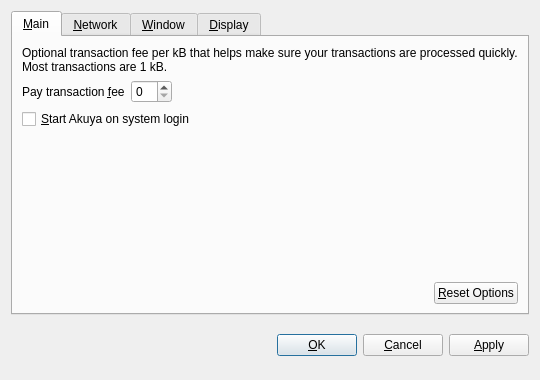
<?xml version="1.0" encoding="UTF-8"?>
<ui version="4.0">
 <class>OptionsDialog</class>
 <widget class="QDialog" name="OptionsDialog">
  <property name="geometry">
   <rect>
    <x>0</x>
    <y>0</y>
    <width>540</width>
    <height>380</height>
   </rect>
  </property>
  <property name="windowTitle">
   <string>Options</string>
  </property>
  <property name="modal">
   <bool>true</bool>
  </property>
  <layout class="QVBoxLayout" name="verticalLayout">
   <item>
    <widget class="QTabWidget" name="tabWidget">
     <property name="tabPosition">
      <enum>QTabWidget::North</enum>
     </property>
     <property name="currentIndex">
      <number>0</number>
     </property>
     <widget class="QWidget" name="tabMain">
      <attribute name="title">
       <string>&amp;Main</string>
      </attribute>
      <layout class="QVBoxLayout" name="verticalLayout_Main">
       <item>
        <widget class="QLabel" name="transactionFeeInfoLabel">
         <property name="text">
          <string>Optional transaction fee per kB that helps make sure your transactions are processed quickly. Most transactions are 1 kB.</string>
         </property>
         <property name="textFormat">
          <enum>Qt::PlainText</enum>
         </property>
         <property name="wordWrap">
          <bool>true</bool>
         </property>
        </widget>
       </item>
       <item>
        <layout class="QHBoxLayout" name="horizontalLayout_1_Main">
         <item>
          <widget class="QLabel" name="transactionFeeLabel">
           <property name="text">
            <string>Pay transaction &amp;fee</string>
           </property>
           <property name="textFormat">
            <enum>Qt::PlainText</enum>
           </property>
           <property name="buddy">
            <cstring>transactionFee</cstring>
           </property>
          </widget>
         </item>
         <item>
          <widget class="BitcoinAmountField" name="transactionFee"/>
         </item>
         <item>
          <spacer name="horizontalSpacer_1_Main">
           <property name="orientation">
            <enum>Qt::Horizontal</enum>
           </property>
           <property name="sizeHint" stdset="0">
            <size>
             <width>40</width>
             <height>20</height>
            </size>
           </property>
          </spacer>
         </item>
        </layout>
       </item>
       <item>
        <widget class="QCheckBox" name="bitcoinAtStartup">
         <property name="toolTip">
          <string>Automatically start Akuya after logging in to the system.</string>
         </property>
         <property name="text">
          <string>&amp;Start Akuya on system login</string>
         </property>
        </widget>
       </item>
       <item>
        <spacer name="verticalSpacer_Main">
         <property name="orientation">
          <enum>Qt::Vertical</enum>
         </property>
         <property name="sizeHint" stdset="0">
          <size>
           <width>20</width>
           <height>40</height>
          </size>
         </property>
        </spacer>
       </item>
       <item>
        <layout class="QHBoxLayout" name="horizontalLayout_2_Main">
         <item>
          <spacer name="horizontalSpacer_2_Main">
           <property name="orientation">
            <enum>Qt::Horizontal</enum>
           </property>
           <property name="sizeHint" stdset="0">
            <size>
             <width>40</width>
             <height>20</height>
            </size>
           </property>
          </spacer>
         </item>
         <item>
          <widget class="QPushButton" name="resetButton">
           <property name="toolTip">
            <string>Reset all client options to default.</string>
           </property>
           <property name="text">
            <string>&amp;Reset Options</string>
           </property>
           <property name="autoDefault">
            <bool>false</bool>
           </property>
          </widget>
         </item>
        </layout>
       </item>
      </layout>
     </widget>
     <widget class="QWidget" name="tabNetwork">
      <attribute name="title">
       <string>&amp;Network</string>
      </attribute>
      <layout class="QVBoxLayout" name="verticalLayout_Network">
       <item>
        <widget class="QCheckBox" name="mapPortUpnp">
         <property name="toolTip">
          <string>Automatically open the Akuya client port on the router. This only works when your router supports UPnP and it is enabled.</string>
         </property>
         <property name="text">
          <string>Map port using &amp;UPnP</string>
         </property>
        </widget>
       </item>
       <item>
        <widget class="QCheckBox" name="connectSocks">
         <property name="toolTip">
          <string>Connect to the Akuya network through a SOCKS proxy (e.g. when connecting through Tor).</string>
         </property>
         <property name="text">
          <string>&amp;Connect through SOCKS proxy:</string>
         </property>
        </widget>
       </item>
       <item>
        <layout class="QHBoxLayout" name="horizontalLayout_Network">
         <item>
          <widget class="QLabel" name="proxyIpLabel">
           <property name="text">
            <string>Proxy &amp;IP:</string>
           </property>
           <property name="textFormat">
            <enum>Qt::PlainText</enum>
           </property>
           <property name="buddy">
            <cstring>proxyIp</cstring>
           </property>
          </widget>
         </item>
         <item>
          <widget class="QValidatedLineEdit" name="proxyIp">
           <property name="maximumSize">
            <size>
             <width>140</width>
             <height>16777215</height>
            </size>
           </property>
           <property name="toolTip">
            <string>IP address of the proxy (e.g. 127.0.0.1)</string>
           </property>
          </widget>
         </item>
         <item>
          <widget class="QLabel" name="proxyPortLabel">
           <property name="text">
            <string>&amp;Port:</string>
           </property>
           <property name="textFormat">
            <enum>Qt::PlainText</enum>
           </property>
           <property name="buddy">
            <cstring>proxyPort</cstring>
           </property>
          </widget>
         </item>
         <item>
          <widget class="QLineEdit" name="proxyPort">
           <property name="maximumSize">
            <size>
             <width>55</width>
             <height>16777215</height>
            </size>
           </property>
           <property name="toolTip">
            <string>Port of the proxy (e.g. 9050)</string>
           </property>
          </widget>
         </item>
         <item>
          <widget class="QLabel" name="socksVersionLabel">
           <property name="text">
            <string>SOCKS &amp;Version:</string>
           </property>
           <property name="textFormat">
            <enum>Qt::PlainText</enum>
           </property>
           <property name="buddy">
            <cstring>socksVersion</cstring>
           </property>
          </widget>
         </item>
         <item>
          <widget class="QValueComboBox" name="socksVersion">
           <property name="toolTip">
            <string>SOCKS version of the proxy (e.g. 5)</string>
           </property>
          </widget>
         </item>
         <item>
          <spacer name="horizontalSpacer_Network">
           <property name="orientation">
            <enum>Qt::Horizontal</enum>
           </property>
           <property name="sizeHint" stdset="0">
            <size>
             <width>40</width>
             <height>20</height>
            </size>
           </property>
          </spacer>
         </item>
        </layout>
       </item>
       <item>
        <spacer name="verticalSpacer_Network">
         <property name="orientation">
          <enum>Qt::Vertical</enum>
         </property>
         <property name="sizeHint" stdset="0">
          <size>
           <width>20</width>
           <height>40</height>
          </size>
         </property>
        </spacer>
       </item>
      </layout>
     </widget>
     <widget class="QWidget" name="tabWindow">
      <attribute name="title">
       <string>&amp;Window</string>
      </attribute>
      <layout class="QVBoxLayout" name="verticalLayout_Window">
       <item>
        <widget class="QCheckBox" name="minimizeToTray">
         <property name="toolTip">
          <string>Show only a tray icon after minimizing the window.</string>
         </property>
         <property name="text">
          <string>&amp;Minimize to the tray instead of the taskbar</string>
         </property>
        </widget>
       </item>
       <item>
        <widget class="QCheckBox" name="minimizeOnClose">
         <property name="toolTip">
          <string>Minimize instead of exit the application when the window is closed. When this option is enabled, the application will be closed only after selecting Quit in the menu.</string>
         </property>
         <property name="text">
          <string>M&amp;inimize on close</string>
         </property>
        </widget>
       </item>
       <item>
        <spacer name="verticalSpacer_Window">
         <property name="orientation">
          <enum>Qt::Vertical</enum>
         </property>
         <property name="sizeHint" stdset="0">
          <size>
           <width>20</width>
           <height>40</height>
          </size>
         </property>
        </spacer>
       </item>
      </layout>
     </widget>
     <widget class="QWidget" name="tabDisplay">
      <attribute name="title">
       <string>&amp;Display</string>
      </attribute>
      <layout class="QVBoxLayout" name="verticalLayout_Display">
       <item>
        <layout class="QHBoxLayout" name="horizontalLayout_1_Display">
         <item>
          <widget class="QLabel" name="langLabel">
           <property name="text">
            <string>User Interface &amp;language:</string>
           </property>
           <property name="textFormat">
            <enum>Qt::PlainText</enum>
           </property>
           <property name="buddy">
            <cstring>lang</cstring>
           </property>
          </widget>
         </item>
         <item>
          <widget class="QValueComboBox" name="lang">
           <property name="toolTip">
            <string>The user interface language can be set here. This setting will take effect after restarting Akuya.</string>
           </property>
          </widget>
         </item>
        </layout>
       </item>
       <item>
        <layout class="QHBoxLayout" name="horizontalLayout_2_Display">
         <item>
          <widget class="QLabel" name="unitLabel">
           <property name="text">
            <string>&amp;Unit to show amounts in:</string>
           </property>
           <property name="textFormat">
            <enum>Qt::PlainText</enum>
           </property>
           <property name="buddy">
            <cstring>unit</cstring>
           </property>
          </widget>
         </item>
         <item>
          <widget class="QValueComboBox" name="unit">
           <property name="toolTip">
            <string>Choose the default subdivision unit to show in the interface and when sending coins.</string>
           </property>
          </widget>
         </item>
        </layout>
       </item>
       <item>
        <widget class="QCheckBox" name="displayAddresses">
         <property name="toolTip">
          <string>Whether to show Akuya addresses in the transaction list or not.</string>
         </property>
         <property name="text">
          <string>&amp;Display addresses in transaction list</string>
         </property>
        </widget>
       </item>
       <item>
        <widget class="QCheckBox" name="coinControlFeatures">
         <property name="toolTip">
          <string>Whether to show coin control features or not.</string>
         </property>
         <property name="text">
          <string>Display coin &amp;control features (experts only!)</string>
         </property>
        </widget>
       </item>
       <item>
        <spacer name="verticalSpacer_Display">
         <property name="orientation">
          <enum>Qt::Vertical</enum>
         </property>
         <property name="sizeHint" stdset="0">
          <size>
           <width>20</width>
           <height>40</height>
          </size>
         </property>
        </spacer>
       </item>
      </layout>
     </widget>
    </widget>
   </item>
   <item>
    <layout class="QHBoxLayout" name="horizontalLayout_Buttons">
     <item>
      <spacer name="horizontalSpacer_1">
       <property name="orientation">
        <enum>Qt::Horizontal</enum>
       </property>
       <property name="sizeHint" stdset="0">
        <size>
         <width>40</width>
         <height>48</height>
        </size>
       </property>
      </spacer>
     </item>
     <item>
      <widget class="QLabel" name="statusLabel">
       <property name="font">
        <font>
         <weight>75</weight>
         <bold>true</bold>
        </font>
       </property>
       <property name="text">
        <string/>
       </property>
       <property name="textFormat">
        <enum>Qt::PlainText</enum>
       </property>
       <property name="wordWrap">
        <bool>true</bool>
       </property>
      </widget>
     </item>
     <item>
      <spacer name="horizontalSpacer_2">
       <property name="orientation">
        <enum>Qt::Horizontal</enum>
       </property>
       <property name="sizeHint" stdset="0">
        <size>
         <width>40</width>
         <height>48</height>
        </size>
       </property>
      </spacer>
     </item>
     <item>
      <widget class="QPushButton" name="okButton">
       <property name="text">
        <string>&amp;OK</string>
       </property>
      </widget>
     </item>
     <item>
      <widget class="QPushButton" name="cancelButton">
       <property name="text">
        <string>&amp;Cancel</string>
       </property>
       <property name="autoDefault">
        <bool>false</bool>
       </property>
      </widget>
     </item>
     <item>
      <widget class="QPushButton" name="applyButton">
       <property name="text">
        <string>&amp;Apply</string>
       </property>
       <property name="autoDefault">
        <bool>false</bool>
       </property>
      </widget>
     </item>
    </layout>
   </item>
  </layout>
 </widget>
 <customwidgets>
  <customwidget>
   <class>BitcoinAmountField</class>
   <extends>QSpinBox</extends>
   <header>bitcoinamountfield.h</header>
  </customwidget>
  <customwidget>
   <class>QValueComboBox</class>
   <extends>QComboBox</extends>
   <header>qvaluecombobox.h</header>
  </customwidget>
  <customwidget>
   <class>QValidatedLineEdit</class>
   <extends>QLineEdit</extends>
   <header>qvalidatedlineedit.h</header>
  </customwidget>
 </customwidgets>
 <resources/>
 <connections/>
</ui>
